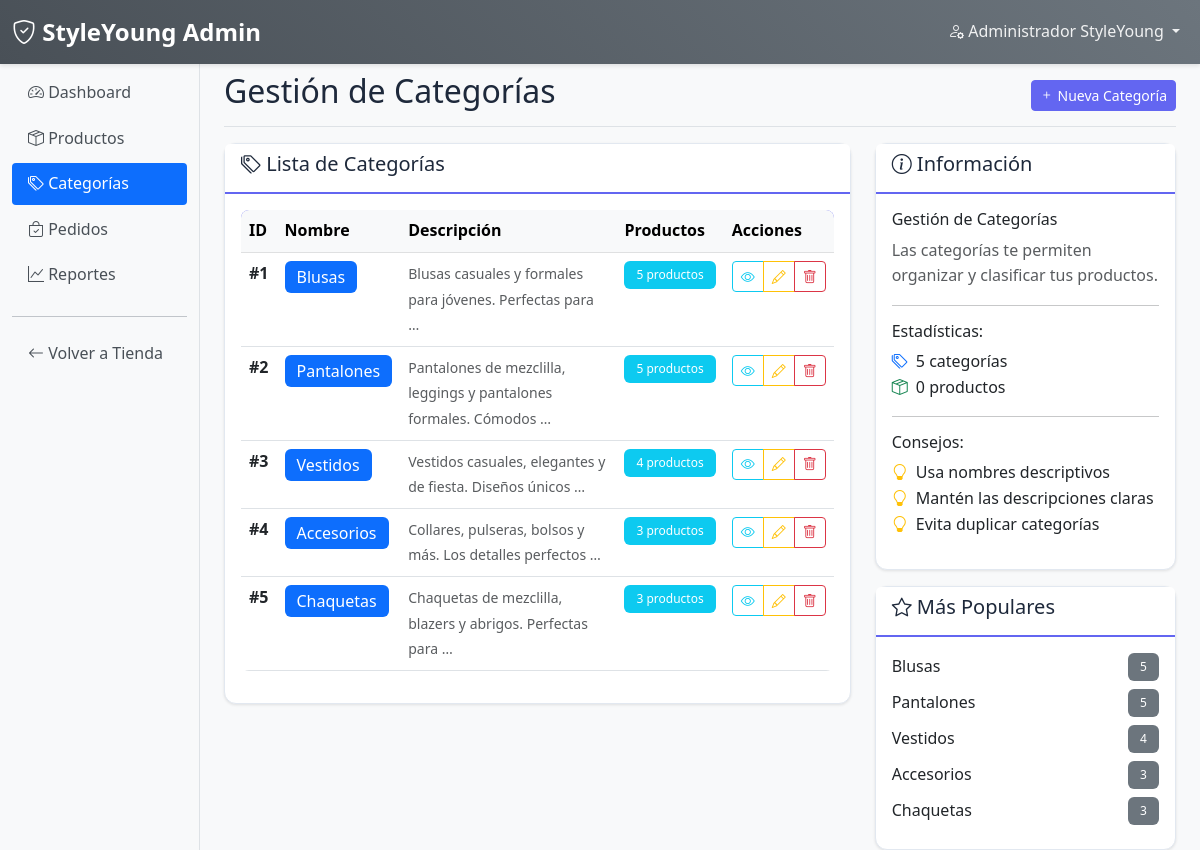
The page /es/admin-panel/categorias/ (signed in) on the database as committed earlier.
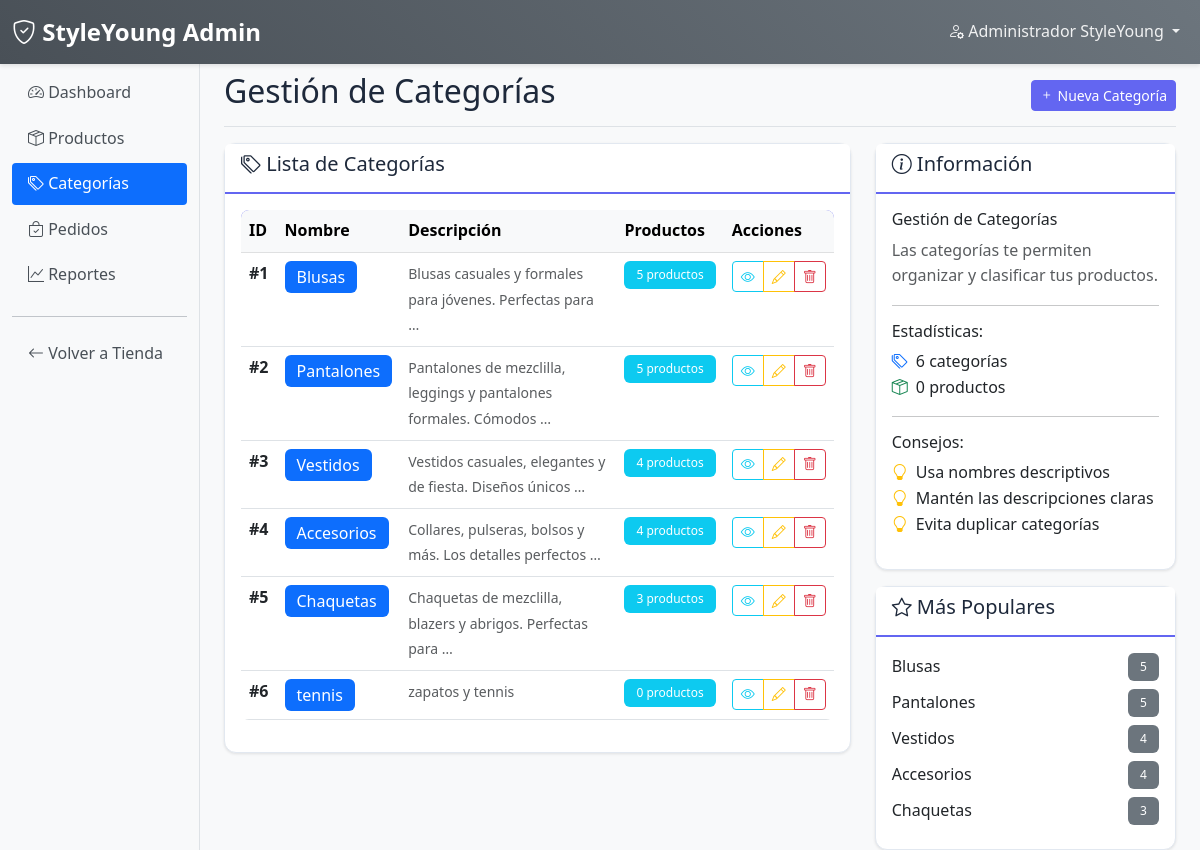
The same page on the database as committed later.
### usuarios/models.py (models this page shows, shortened)
class Usuario(AbstractUser):
    nombre = models.CharField(max_length=100)
    email = models.EmailField(unique=True)
    direccion = models.CharField(max_length=255, blank=True)
    telefono = models.CharField(max_length=15, blank=True)
    USERNAME_FIELD = 'email'
    REQUIRED_FIELDS = ['nombre', 'username']  # username necesario para createsuperuser
    class Meta:
        verbose_name = "Usuario"
        verbose_name_plural = "Usuarios"

### tienda/models.py (models this page shows, shortened)
class Categoria(models.Model):
    nombre = models.CharField(max_length=50)
    descripcion = models.TextField()
    class Meta:
        verbose_name = "Categoría"
        verbose_name_plural = "Categorías"

### tienda/views.py (the view)
# urls.py: path('admin-panel/categorias/', views.admin_categorias, name='admin_categorias'),
@user_passes_test(es_admin)
def admin_categorias(request):
    categorias = Categoria.objects.all()
    return render(request, 'admin/categorias_crud.html', {
        'categorias': categorias
    })

### tienda/context_processors.py (called while the page is built)
def clima_context(request):
    clima = ClimaService.obtener_clima()
    return {
        'clima_actual': clima
    }

### tienda/views.py (called while the page is built)
def es_admin(user):
    return user.is_staff

### templates/admin/categorias_crud.html (shortened to what this page needs)
{% extends 'admin/base_admin.html' %}
{% block page_title %}Gestión de Categorías{% endblock %}
{% block page_actions %}
<button class="btn btn-primary btn-sm" data-bs-toggle="modal" data-bs-target="#addCategoriaModal">
    <i class="bi bi-plus"></i> Nueva Categoría
</button>
{% endblock %}
{% block content %}
<div class="row">
    <div class="col-lg-8">
        <div class="card">
            <div class="card-header">
                <h5><i class="bi bi-tags"></i> Lista de Categorías</h5>
            </div>
            <div class="card-body">
                {% if categorias %}
                <div class="table-responsive">
                    <table class="table table-hover">
                        <thead class="table-light">
                            <tr>
                                <th>ID</th>
                                <th>Nombre</th>
                                <th>Descripción</th>
                                <th>Productos</th>
                                <th>Acciones</th>
                            </tr>
                        </thead>
                        <tbody>
                            {% for categoria in categorias %}
                            <tr>
                                <td><strong>#{{ categoria.id }}</strong></td>
                                <td>
                                    <span class="badge bg-primary fs-6">{{ categoria.nombre }}</span>
                                </td>
                                <td>
                                    <small class="text-muted">
                                        {{ categoria.descripcion|truncatewords:8 }}
                                    </small>
                                </td>
                                <td>
                                    <span class="badge bg-info">
                                        {{ categoria.producto_set.count }} producto{{ categoria.producto_set.count|pluralize }}
                                    </span>
                                </td>
                                <td>
                                    <div class="btn-group" role="group">
                                        <a href="{% url 'tienda:productos' %}?categoria={{ categoria.id }}"
                                           class="btn btn-outline-info btn-sm" title="Ver productos">
                                            <i class="bi bi-eye"></i>
                                        </a>
                                        <button class="btn btn-outline-warning btn-sm"
                                                title="Editar"
                                                onclick="editCategoria({{ categoria.id }}, '{{ categoria.nombre }}', '{{ categoria.descripcion }}')">
                                            <i class="bi bi-pencil"></i>
                                        </button>
                                        <button class="btn btn-outline-danger btn-sm"
                                                title="Eliminar"
                                                onclick="confirmDeleteCategoria({{ categoria.id }}, '{{ categoria.nombre }}')">
                                            <i class="bi bi-trash"></i>
                                        </button>
                                    </div>
                                </td>
                            </tr>
                            {% endfor %}
                        </tbody>
                    </table>
                </div>
                {% endif %}
            </div>
        </div>
    </div>
    <div class="col-lg-4">
        <div class="card">
            <div class="card-header">
                <h5><i class="bi bi-info-circle"></i> Información</h5>
            </div>
            <div class="card-body">
                <h6>Gestión de Categorías</h6>
                <p class="text-muted">Las categorías te permiten organizar y clasificar tus productos.</p>
                <hr>
                <h6>Estadísticas:</h6>
                <ul class="list-unstyled">
                    <li><i class="bi bi-tags text-primary me-1"></i> {{ categorias|length }} categoría{{ categorias|length|pluralize }}</li>
                    <li><i class="bi bi-box-seam text-success me-1"></i> {{ total_productos|default:0 }} producto{{ total_productos|default:0|pluralize }}</li>
                </ul>
                <hr>
                <h6>Consejos:</h6>
                <ul class="list-unstyled">
                    <li><i class="bi bi-lightbulb text-warning me-1"></i> Usa nombres descriptivos</li>
                    <li><i class="bi bi-lightbulb text-warning me-1"></i> Mantén las descripciones claras</li>
                    <li><i class="bi bi-lightbulb text-warning me-1"></i> Evita duplicar categorías</li>
                </ul>
            </div>
        </div>
        <div class="card mt-3">
            <div class="card-header">
                <h5><i class="bi bi-star"></i> Más Populares</h5>
            </div>
            <div class="card-body">
                {% if categorias %}
                {% for categoria in categorias|slice:":5" %}
                <div class="d-flex justify-content-between align-items-center mb-2">
                    <span>{{ categoria.nombre }}</span>
                    <span class="badge bg-secondary">{{ categoria.producto_set.count }}</span>
                </div>
                {% endfor %}
                {% else %}
                <p class="text-muted">No hay datos disponibles.</p>
                {% endif %}
            </div>
        </div>
    </div>
</div>
{% endblock %}

### templates/admin/base_admin.html (shortened to what this page needs)
{% load static %}
{% load i18n %}
<!DOCTYPE html>
<html lang="{{ LANGUAGE_CODE }}">
<head>
    <link href="https://cdn.jsdelivr.net/npm/bootstrap@5.3.0/dist/css/bootstrap.min.css" rel="stylesheet">
    <link href="https://cdn.jsdelivr.net/npm/bootstrap-icons@1.10.0/font/bootstrap-icons.css" rel="stylesheet">
    <link href="{% static 'css/styles.css' %}" rel="stylesheet">
</head>
<body class="bg-light">
    <nav class="navbar navbar-expand-lg navbar-dark navbar-admin fixed-top">
        <div class="container-fluid">
            <a class="navbar-brand fw-bold" href="{% url 'tienda:admin_dashboard' %}">
                <i class="bi bi-shield-check"></i> StyleYoung Admin
            </a>
            <div class="navbar-nav ms-auto">
                <div class="nav-item dropdown">
                    <a class="nav-link dropdown-toggle" href="#" role="button" data-bs-toggle="dropdown">
                        <i class="bi bi-person-gear"></i> {{ user.nombre|default:user.username }}
                    </a>
                </div>
            </div>
        </div>
    </nav>
    <div class="container-fluid">
        <div class="row">
            <nav id="sidebarMenu" class="col-md-3 col-lg-2 d-md-block sidebar collapse position-fixed" style="top: 56px; z-index: 100;">
                <div class="position-sticky pt-3">
                    <ul class="nav flex-column">
                        <li class="nav-item">
                            <a class="nav-link {% if request.resolver_match.url_name == 'admin_dashboard' %}active{% endif %}"
                               href="{% url 'tienda:admin_dashboard' %}">
                                <i class="bi bi-speedometer2"></i> Dashboard
                            </a>
                        </li>
                        <li class="nav-item">
                            <a class="nav-link {% if request.resolver_match.url_name == 'admin_productos' %}active{% endif %}"
                               href="{% url 'tienda:admin_productos' %}">
                                <i class="bi bi-box-seam"></i> Productos
                            </a>
                        </li>
                        <li class="nav-item">
                            <a class="nav-link {% if request.resolver_match.url_name == 'admin_categorias' %}active{% endif %}"
                               href="{% url 'tienda:admin_categorias' %}">
                                <i class="bi bi-tags"></i> Categorías
                            </a>
                        </li>
                        <li class="nav-item">
                            <a class="nav-link {% if request.resolver_match.url_name == 'admin_pedidos' %}active{% endif %}"
                               href="{% url 'tienda:admin_pedidos' %}">
                                <i class="bi bi-bag-check"></i> Pedidos
                            </a>
                        </li>
                        <li class="nav-item">
                            <a class="nav-link {% if request.resolver_match.url_name == 'admin_reportes' %}active{% endif %}"
                               href="{% url 'tienda:admin_reportes' %}">
                                <i class="bi bi-graph-up"></i> Reportes
                            </a>
                        </li>
                        <hr>
                        <li class="nav-item">
                            <a class="nav-link" href="{% url 'tienda:home' %}">
                                <i class="bi bi-arrow-left"></i> Volver a Tienda
                            </a>
                        </li>
                    </ul>
                </div>
            </nav>
            <main class="col-md-9 ms-sm-auto col-lg-10 px-md-4 main-content" style="margin-top: 56px;">
                <div class="d-flex justify-content-between flex-wrap flex-md-nowrap align-items-center pt-3 pb-2 mb-3 border-bottom">
                    <h1 class="h2">{% block page_title %}Panel Administrativo{% endblock %}</h1>
                    <div class="btn-toolbar mb-2 mb-md-0">
                        {% block page_actions %}{% endblock %}
                    </div>
                </div>
                {% block content %}{% endblock %}
            </main>
        </div>
    </div>
</body>
</html>

### static/css/styles.css (style rules this page uses)
:root { --primary-color: #6366f1; --primary-dark: #4f46e5; --secondary-color: #ec4899; --success-color: #10b981; --danger-color: #ef4444; --warning-color: #f59e0b; --info-color: #3b82f6; --light-bg: #f8fafc; --dark-text: #1e293b; --gray-text: #64748b; --border-color: #e2e8f0; --white: #ffffff; }
body { font-family: 'Segoe UI', Tahoma, Geneva, Verdana, sans-serif; color: var(--dark-text); background-color: var(--light-bg); line-height: 1.6; }
.navbar { background: linear-gradient(135deg, var(--primary-color) 0%, var(--primary-dark) 100%); box-shadow: 0 2px 4px rgba(0,0,0,0.1); }
.navbar-brand { font-weight: 700; font-size: 1.5rem; color: var(--white) !important; }
.navbar-nav .nav-link { color: rgba(255, 255, 255, 0.9) !important; font-weight: 500; transition: color 0.3s ease; }
.btn-primary { background-color: var(--primary-color); border-color: var(--primary-color); transition: all 0.3s ease; }
.card { border: 1px solid var(--border-color); border-radius: 12px; box-shadow: 0 1px 3px rgba(0, 0, 0, 0.1); transition: all 0.3s ease; background-color: var(--white); }
.card-header { background-color: var(--white); border-bottom: 2px solid var(--primary-color); font-weight: 600; color: var(--dark-text); }
.table { background-color: var(--white); border-radius: 8px; overflow: hidden; }
.table thead { background-color: var(--primary-color); color: var(--white); }
.badge { padding: 0.5rem 0.75rem; font-weight: 500; border-radius: 6px; }

### templates/admin/base_admin.html (style rules this page uses)
.sidebar { min-height: 100vh; }
.main-content { margin-left: 0; }
@media (min-width: 768px) { .main-content { margin-left: 250px; } }
.navbar-admin { background: linear-gradient(45deg, #495057, #6c757d); }
.sidebar { background: #f8f9fa; border-right: 1px solid #dee2e6; }
.sidebar .nav-link { color: #495057; border-radius: 0.25rem; margin-bottom: 0.25rem; }
.sidebar .nav-link.active { background-color: #0d6efd; color: white; }

Rows that differ between the two databases and show on the page:
computed for Categoria "Accesorios": producto_set.count "3" → "4"
added Categoria: id "6", nombre "tennis", descripcion "zapatos y tennis", producto_set.count "0", shown under "Lista de Categorías"
Other text that changed with them:
{{ categorias|length }}: "5" → "6"
